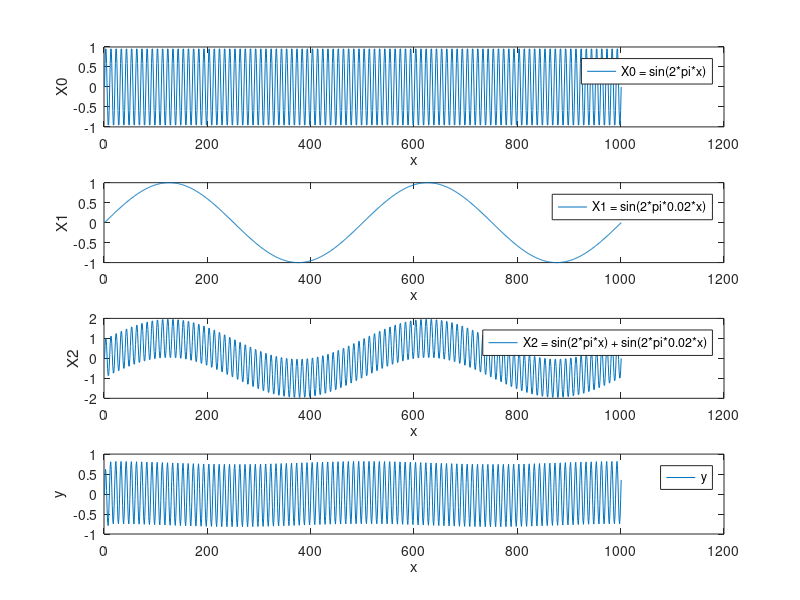

MATLAB code to generate this figure:
% First-order high-pass filter：一阶高通滤波器
% 三角函数系列：y = A*sin(w*x+Ph)

Serial = 0:0.1:100;
Fs = 1;
Phase = 0; % 相位
Amp = 1;   % amplitude振幅

N0 = 2*pi*Fs*Serial - Phase;
X0 = Amp*sin(N0); % X0 = sin(2*pi*x)，频率为1
subplot(4,1,1);
plot(X0);
xlabel('x'),ylabel('X0');
legend('X0 = sin(2*pi*x)');

Fs = 0.02;
N1 = 2*pi*Fs*Serial - Phase;
X1 = Amp*sin(N1); % X1 = sin(2*pi*0.02*x)，频率为0.02
subplot(4,1,2);
plot(X1);
xlabel('x'),ylabel('X1');
legend('X1 = sin(2*pi*0.02*x)');

X2=X0+X1;         % 傅里叶变换: X2 = X0 + X1 = sin(2*pi*x) + sin(2*pi*0.02*x)
subplot(4,1,3);
plot(X2);
xlabel('x'),ylabel('X2');
legend('X2 = sin(2*pi*x) + sin(2*pi*0.02*x)');

len = length(X2);
y=X2; %
p=0.75;

for i=2:len
    y(i) = p*y(i-1)+p*(X2(i)- X2(i-1)); % 对X2进行一阶高通滤波，过滤低频信号（即更新y，滤波结果存入y中）
end

subplot(4,1,4);
plot(y);
xlabel('x'),ylabel('y');
legend('y');

% X2图像是由X0和X1组合而来的（由一个高频和一个低频组合而来）。经过HPF处理之后，从y可以看出，貌似已经过滤掉了低频的X1，保留了高频的X0.
